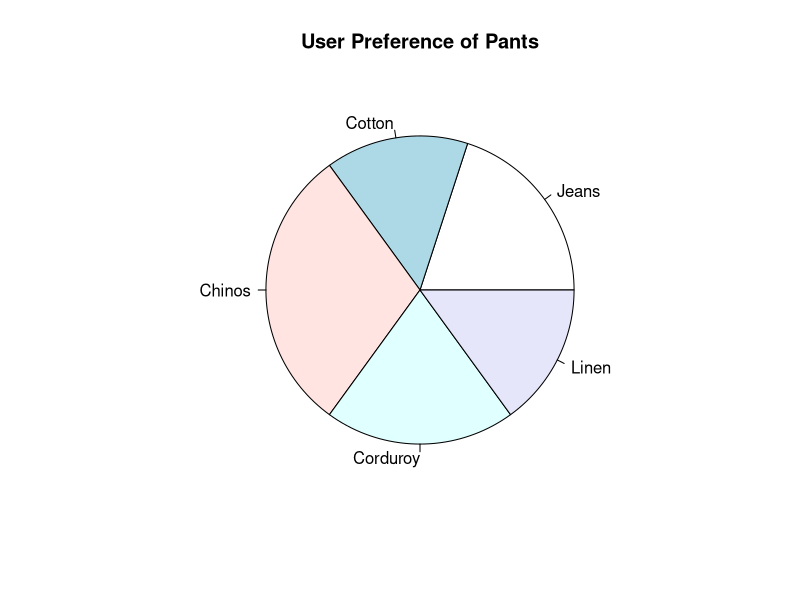
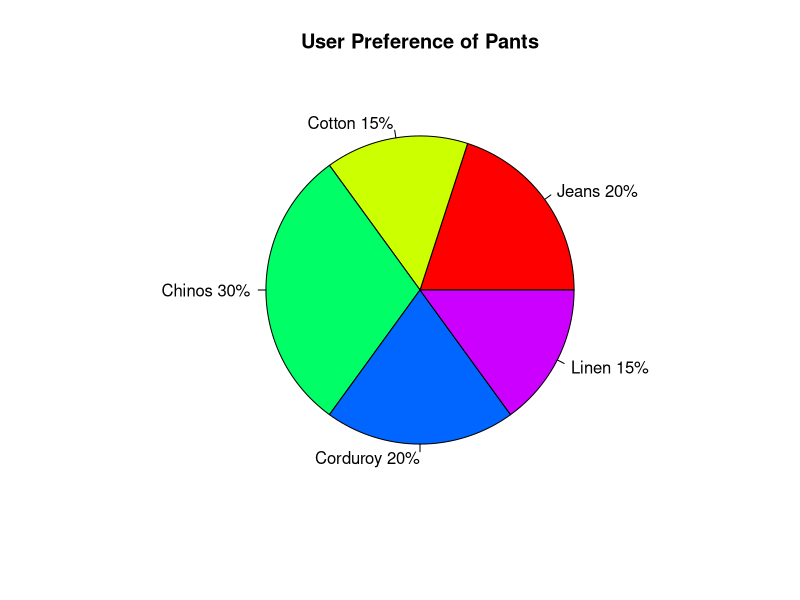

These figures' R source, in order:
#Simple Pie chart
Cloth<-c(20,15,30,20,15)
labls<-c("Jeans","Cotton","Chinos","Corduroy","Linen")
pie(Cloth,labels = labls,main = "User Preference of Pants")

# Pie Chart with Percentages
Cloth<-c(20,15,30,20,15)
lbls<-c("Jeans","Cotton","Chinos","Corduroy","Linen")
pct<-round(Cloth/sum(Cloth)*100)
lbls<-paste(lbls,pct)
lbls<-paste(lbls,"%",sep = "")
pie(Cloth,labels = lbls, col=rainbow(length(lbls)),main = "User Preference of Pants")